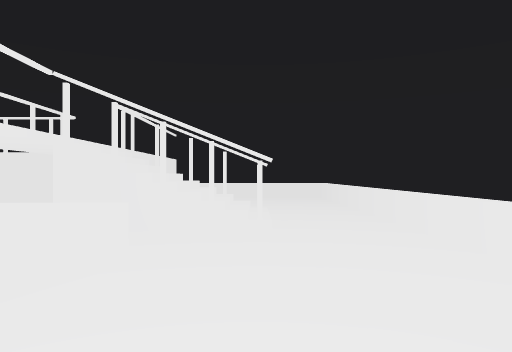
view 1 (above)

15 first-person views from a walk through a scene from a Unity 3-D project. The camera is 0.68 m above the floor, looks level and sees 70° across. The floor is counted in squares, 1 m on a side. Each view is taken from the middle of a square. On the plan, view 1 faces up. The plan holds only what a view shows up to about 11 squares ahead; the rest is blank. The place goes on beyond the plan.

view 2
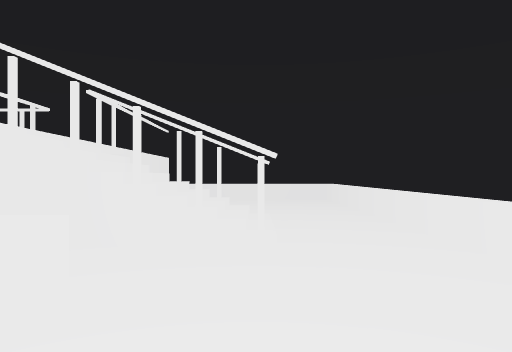

view 3
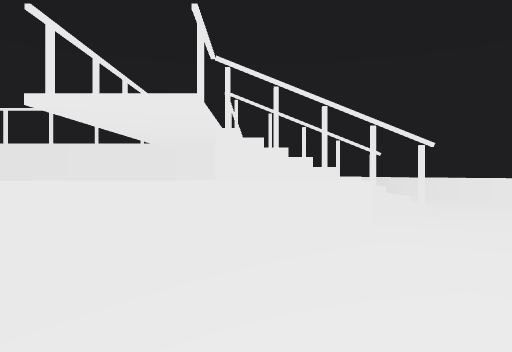

view 4
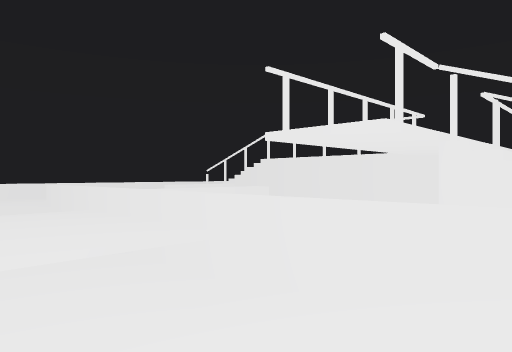

view 5
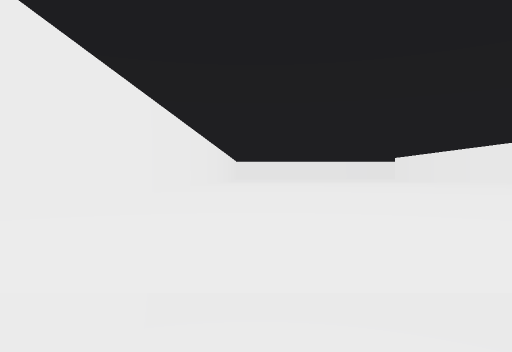

view 6
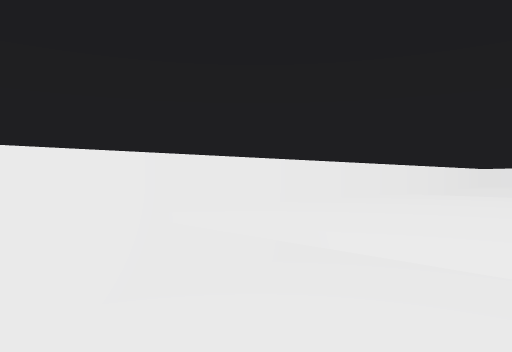

view 7
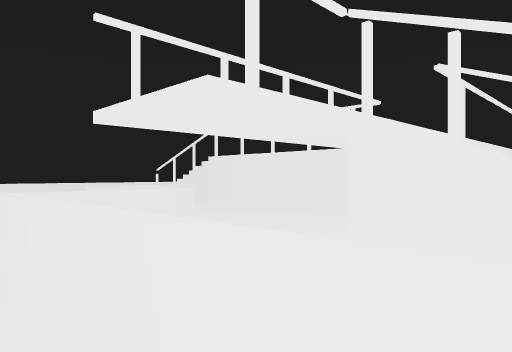

view 8
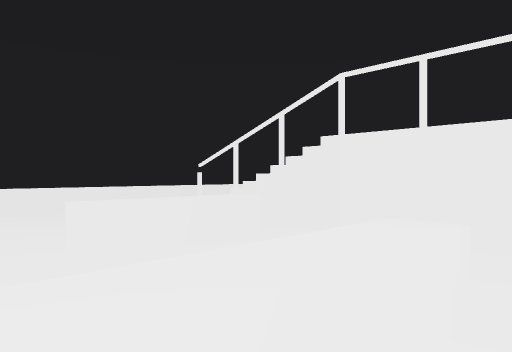

view 9
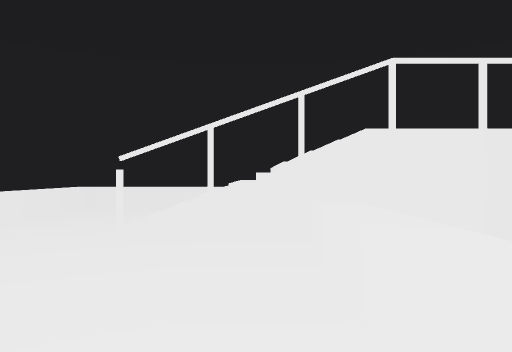

view 10
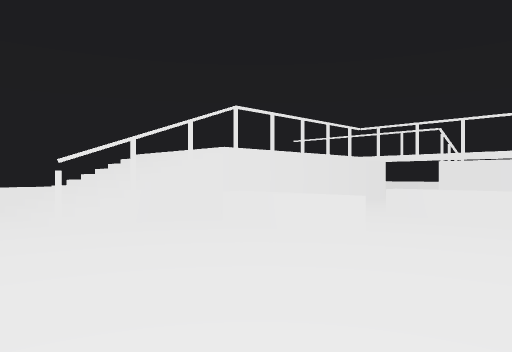

view 11
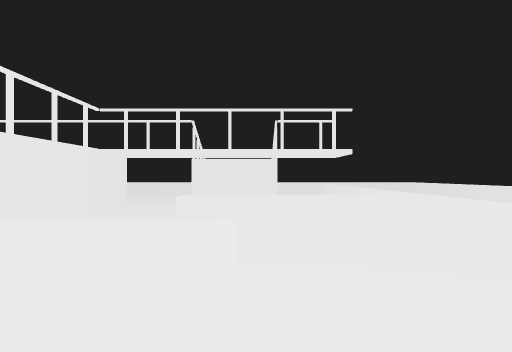

view 12
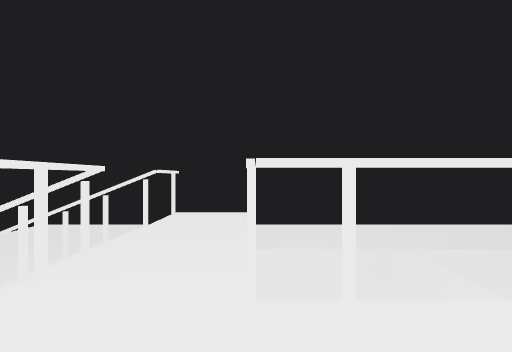

view 13
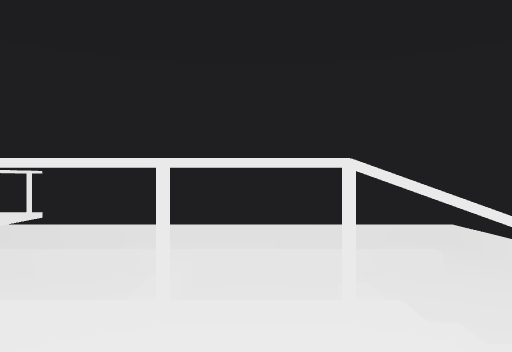

view 14
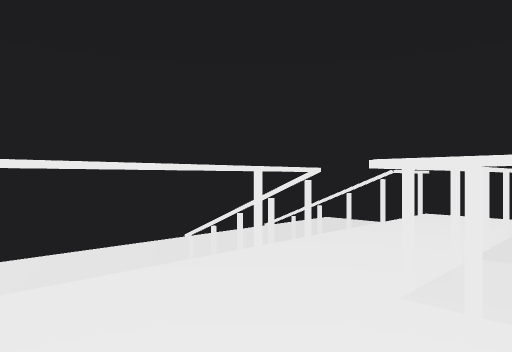

view 15
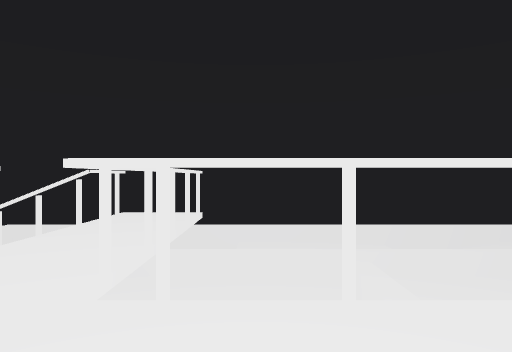

### Floor plan
Key: @ floor where view 1 was taken; # wall or solid block; . main floor; - floor 0.6 m lower than the main floor; : floor 1.2 m higher than the main floor; / step, stairs or slope; = window, fence, low wall or low ledge; ^ raised ledge; v drop or lower ground.
Columns run from 14 left of view 1 to 2 right of it. Each row starts with its distance up from view 1.
 12  ==v        v===v
 11 =..///       ...^
 10 =..///:  ::  ...^
  9 =..///::::::  ..^
  8 =..#vvvvvv#/....^
  7 =....^..........^
  6 =....^......///.^
  5 =......^....///.^
  4 =......^........^
  3 =..====^===^==..^
  2 =../  ^^^^-//...^
  1 =../  ^^^^-//...^
  0 =..// ^^^^-//.@.^
 -1  ^^^^#^^^^##^^^^^

Where each view was taken, in squares from view 1:
view 1: 0 up, 0 right, facing up
view 2: 1 up, 0 right, facing up
view 3: 0 up, 2 left, facing up
view 4: 0 up, 1 left, facing up-left
view 5: 0 up, 4 left, facing left
view 6: 2 up, 3 left, facing down-left
view 7: 2 up, 1 left, facing up-left
view 8: 4 up, 6 left, facing up-left
view 9: 4 up, 10 left, facing up
view 10: 3 up, 13 left, facing up-right
view 11: 5 up, 11 left, facing right
view 12: 10 up, 4 left, facing down
view 13: 10 up, 8 left, facing down
view 14: 10 up, 5 left, facing down-right
view 15: 10 up, 5 left, facing down
